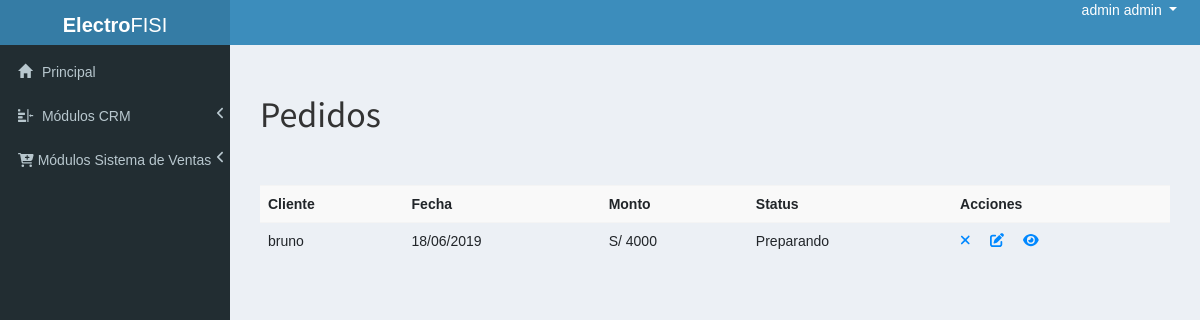
Screenshot of /admin/?p=admin_pedidos (signed in) with the database file from the repository.
### tables this page shows
CREATE TABLE IF NOT EXISTS `pedidos` (
  `id` INT NOT NULL AUTO_INCREMENT COMMENT '',
  `id_cliente` INT NOT NULL COMMENT '',
  `fecha` DATETIME NULL DEFAULT CURRENT_TIMESTAMP COMMENT '',
  `direccion` VARCHAR(255) NOT NULL COMMENT '',
  `monto` FLOAT  NULL COMMENT '',
  `estado` INT NOT NULL DEFAULT 0 COMMENT '',
  PRIMARY KEY (`id`, `id_cliente`)  COMMENT '',
  INDEX `fk_pedidos_clientes_idx` (`id_cliente` ASC)  COMMENT '',
  CONSTRAINT `fk_pedidos_clientes`
    FOREIGN KEY (`id_cliente`)
    REFERENCES `clientes` (`id`)
    ON DELETE NO ACTION
    ON UPDATE NO ACTION);

CREATE TABLE IF NOT EXISTS `clientes` (
  `id` INT NOT NULL AUTO_INCREMENT COMMENT '',
  `nombres` VARCHAR(255) NOT NULL COMMENT '',
  `apellidos` VARCHAR(255) NOT NULL COMMENT '',
  `email` VARCHAR(255) NOT NULL COMMENT '',
  `password` VARCHAR(255) NOT NULL COMMENT '',
  `nacimiento` DATE NOT NULL COMMENT '',
  `sexo` VARCHAR(10) NOT NULL COMMENT '',
  `direccion` VARCHAR(255) NOT NULL COMMENT '',
  `inscripcion` DATETIME NULL DEFAULT CURRENT_TIMESTAMP COMMENT '',
  PRIMARY KEY (`id`)  COMMENT '');

### configs/funciones.php (called while the page is built, shortened)
	<?php
function connect(){
	$host_mysql = "localhost";
	$user_mysql = "root";
	$pass_mysql = "root";
	$db_mysql = "bdihc";
 	$mysqli = mysqli_connect($host_mysql,$user_mysql,$pass_mysql,$db_mysql);
	return $mysqli;
}
function fecha($fecha){
	$e = explode("-",$fecha);
	$year = $e[0];
	$month = $e[1];
	$e2 = explode(" ",$e[2]);
	$day = $e2[0];
	return $day."/".$month."/".$year;
}
function admin_name_connected(){
	include "config.php";
	$id = $_SESSION['id'];
	$mysqli = connect();
	$q = $mysqli->query("SELECT * FROM admins WHERE id = '$id'");
	$r = mysqli_fetch_array($q);
	$nom = $r['nombres'];
	$apel = $r['apellidos'];
	$name = $nom.' '.$apel;
	return $name;
}

### configs/config.php (called while the page is built, shortened)
<?php
	$divisa = "S/ ";
?>

### admin/modulos/admin_pedidos.php (the view, shortened to what this page needs)
<?php
$s = $mysqli->query("SELECT * FROM pedidos WHERE estado != 3");
?>
<h1>Pedidos</h1><br><br>
<table class="table table-striped">
	<tr>
		<th>Cliente</th>
		<th>Fecha</th>
		<th>Monto</th>
		<th>Status</th>
		<th>Acciones</th>
	</tr>
<?php
	while($r=mysqli_fetch_array($s)){
		$sc = $mysqli->query("SELECT * FROM clientes WHERE id = '".$r['id_cliente']."'");
		$rc = mysqli_fetch_array($sc);
		$cliente = $rc['nombres'];
		if($r['estado'] == 0){
			$status = "Ordenado";
		}elseif($r['estado']==1){
			$status = "Preparando";
		}elseif($r['estado'] == 2){
			$status = "Transito";
		}elseif($r['estado'] == 3){
			$status = "Despachado";
		}elseif($r['estado'] == 4){
			$status = "Retenido";
		}else{
			$status = "Indefinido";
		}
		$fecha = fecha($r['fecha']);
		?>
		<tr>
			<td><?=$cliente?></td>
			<td><?=$fecha?></td>
			<td> <?=$divisa?><?=$r['monto']?></td>
			<td><?=$status?></td>
			<td>
				<a  style="color:#08f" href="?p=admin_pedidos&eliminar=<?=$r['id']?>">
					<i class="fa fa-times"></i>
				</a>
				<a  style="color:#08f" href="?p=cambiar_estado&id=<?=$r['id']?>">
					<i class="fa fa-edit"></i>
				</a>
				<a  style="color:#08f" href="?p=ver_compra&id=<?=$r['id']?>">
					<i class="fa fa-eye"></i>
				</a>
			</td>
		</tr>
		<?php
	}
?>
</table>

### admin/index.php (shortened to what this page needs)
<?php
include "../configs/config.php";
include "../configs/funciones.php";
  ?>
<!DOCTYPE html>
<html>
<head>
    <link rel="stylesheet" href="https://stackpath.bootstrapcdn.com/bootstrap/4.3.1/css/bootstrap.min.css">
  <link rel="stylesheet" href="bootstrap/css/bootstrap.min.css">
  <link rel="stylesheet" href="https://cdnjs.cloudflare.com/ajax/libs/font-awesome/4.5.0/css/font-awesome.min.css">
  <link rel="stylesheet" href="https://cdnjs.cloudflare.com/ajax/libs/ionicons/2.0.1/css/ionicons.min.css">
  <link rel="stylesheet" href="dist/css/AdminLTE.min.css">
  <link rel="stylesheet" href="dist/css/skins/_all-skins.min.css">
  <link rel="stylesheet" href="plugins/iCheck/flat/blue.css">
  <link rel="stylesheet" href="plugins/jvectormap/jquery-jvectormap-1.2.2.css">
  <link rel="stylesheet" href="plugins/datepicker/datepicker3.css">
  <link rel="stylesheet" href="plugins/daterangepicker/daterangepicker-bs3.css">
  <link rel="stylesheet" href="plugins/bootstrap-wysihtml5/bootstrap3-wysihtml5.min.css">
  <link rel="stylesheet" href="../css/estilo.css">
  <link rel="stylesheet" href="../fontawesome/css/all.css"/>
</head>
<body class="hold-transition skin-blue sidebar-mini">
<div class="wrapper">
  <header class="main-header">
    <a href="index.php" class="logo" style="max-height: 100px; height: 45px;">
      <span class="logo-lg">
        <b>Electro</b>FISI</span>
    </a>
    <nav class=" navbar-static-top" style="height: 45px; background-color: #3c8dbc">
      <div class="float-right">
        <ul class="list-inline">
          <li class="dropdown user user-menu"  >
            <a href="#" class="dropdown-toggle" data-toggle="dropdown">
              <span class="hidden-xs"><?=admin_name_connected()?></span>
            </a>
          </li>
          <li class="list-inline-item">
            <div> &nbsp;</div>
          </li>
        </ul>
      </div>
    </nav>
  </header>
  <aside class="main-sidebar">
    <section class="sidebar">
      <ul class="sidebar-menu tree" data-widget="tree">
        <li>
          <a href="./">
            <i class="glyphicon glyphicon-home"></i> <span>Principal</span>
          </a>
        </li>
        <li id="treeview-crm" class="treeview">
          <a href="#">
            <i class="glyphicon glyphicon-indent-right"></i> <span>Módulos CRM</span>
            <span class="pull-right-container">
              <i class="fa fa-angle-left pull-right"></i>
            </span>
          </a>
        </li>
        <li id="treeview-sistema-ventas" class="treeview">
          <a href="#">
            <i class="fa fa-cart-plus"></i> <span>Módulos Sistema de Ventas</span>
            <span class="pull-right-container">
              <i class="fa fa-angle-left pull-right"></i>
            </span>
          </a>
        </li>
      </ul>
    </section>
  </aside>
  <div class="content-wrapper">
    <?php
    if(!isset($p)){
    ?>
    <section class="content">
      <div class="row">
        <div class="col-lg-3 col-xs-6">
          <div class="small-box bg-green">
            <div class="inner">
              <center>
                <h3><sup style="font-size: 20px">S/.</sup><?=dinero_ventas()?></h3>
              </center>
            </div>
            <a class="small-box-footer"><p>VENTAS</p></a>
          </div>
        </div>
        <div class="col-lg-3 col-xs-6">
          <div class="small-box bg-yellow">
            <div class="inner">
            <center>
                <h3><?=num_categorias()?></h3>
              </center>
            </div>
            <a class="small-box-footer"><p>CATEGORIAS</p></a>
          </div>
        </div>
        <div class="col-lg-3 col-xs-6">
          <div class="small-box bg-light-blue">
            <div class="inner">
              <center>
                <h3><?=num_productos()?></h3>
              </center>
            </div>
            <a class="small-box-footer"><p>PRODUCTOS</p></a>
          </div>
        </div>
        <div class="col-lg-3 col-xs-6">
          <div class="small-box bg-purple">
            <div class="inner">
              <center>
                <h3><?=num_clientes()?></h3>
              </center>
            </div>
            <a class="small-box-footer"><p>CLIENTES</p></a>
          </div>
        </div>
      </div>
      <div class="row">
        <div class="col-lg-6">
          <div id="container" style="width:100%; height:400px;">
          </div>
        </div>
        <div class="col-lg-6">
          <div id="container2" style="width:100%; height:400px;">
          </div>
        </div>
      </div>
      <?php
    }else{
      ?>
      <div style="padding:30px;">
      <?php
      if(file_exists("modulos/".$p.".php")){
        include "modulos/".$p.".php";
      }else{
        echo "El modulo solicitado no existe";
      }
      ?>
    </div>
      <?php
    }
    ?>
  </div>
</body>
</html>

### css/estilo.css (style rules this page uses)
* { font-family: arial; }
body { padding:0; margin:0; }
a { text-decoration: none; color:#fff; }

### rows the page displays
pedidos: id_cliente.nombres "bruno", fecha "18/06/2019", monto "4000", estado "Preparando"

### other values shown
admin_name_connected() "admin admin"
